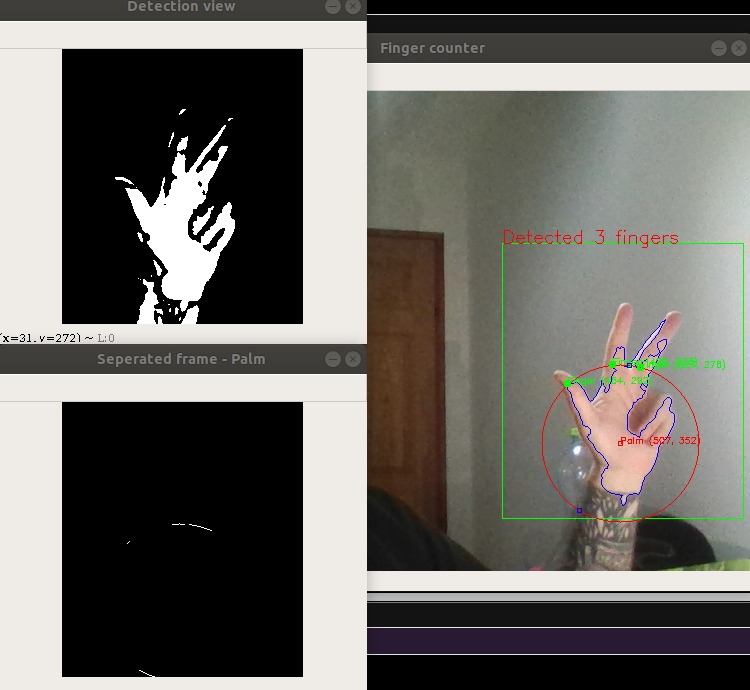
#> input picture 3fingers_bad_lighting.jpeg, 750 x 690 px, given in place of the camera
$ python Analyzer.py
#> lines starting #> are read from the running program, lines starting #| are printed output that depends on the picture; after the words box and inside, x2 and y2 are one past the last pixel; in counts of white or black regions, pixels touching at a corner belong together
import cv2
from sklearn import metrics
import numpy as np
import time

# Display relevant globals
DRAW_PALM_CIRCLE = True
MARK_FALSE_DETECTIONS = True
SHOW_DETECTED_FINGERS_NUM_TEXT = True
MARK_DETECTED_FINGERS_TEXT = True
MARK_DETECTED_FINGERS = True
DRAW = True
MARK_PALM_CENTER_TEXT = True
MARK_PALM_CENTER = True
MARK = True
DRAW_CONTOURS_ON_DETECTED_HAND = True
DRAW_ROI_BOX = True
SHOW_DETECTION_VIEW = True
SHOW_PALM_CIRCLE_SUBTRACTED = True
USER_GIVE_COORDS_MSG = "Left button to select ROI boundaries, middle button to restart"
USER_CLICK_LEFT_TO_START = "Points set, Left click to start!"

# Other modifiers
REASONABLE_HEIGHT_RADIUS_MODIFIER = 0.1
REASONABLE_HEIGHT_PALM_DIAM_MODIFIER = 0.1
MIN_DIST_PALM_RADIUS_MODIFIER = 0.5
PALM_RADIUS_FACTOR = 0.6
BLUR_KERNEL_SHAPE = (5, 5)
ESC_BUTTON = 27
DEFAULT_FONT = cv2.QT_FONT_NORMAL

# Colors
BGR_RED = (0, 0, 255)
BGR_GREEN = (0, 255, 0)
BGR_BLUE = (255, 0, 0)

# [37 lines left out: functions draw_square_around_pixel, mouse_click_handler, order_points_for_rectangle, not called in this run]

def get_ROI_coords(camera,seconds_between_frames=0.01):
    """
    Allows the user to click on frames from the camera to select two points that represent a square (our ROI).
    Left click to select 2 points, if 2 points are selected left click will start the algorithm.
    If clicked middle mouse, resets the selected points and starts over.
    ESC triggers an exit.
    Eventually returns the top_left and bot_right coordinates of the selected rectangle.
    """
#> called with seconds_between_frames = 0.01
    if camera is None:
        raise Exception("Camera is None.. are you kidding me??")
    get_coords_window_name = "ROI Coordinates Grabber"
    cv2.namedWindow(get_coords_window_name, cv2.WINDOW_AUTOSIZE)
    mouse_callback_param = [ [] , False ]
    cv2.setMouseCallback(get_coords_window_name,mouse_click_handler, mouse_callback_param)
    output_coords = None
    while not mouse_callback_param[1]: # while not finished...
        time.sleep(seconds_between_frames)
        _, frame = camera.read()
#> frame is the input picture: shape (690, 750, 3); mean B, G, R 102.8, 107.3, 109.6
        frame = cv2.flip(frame, 1)
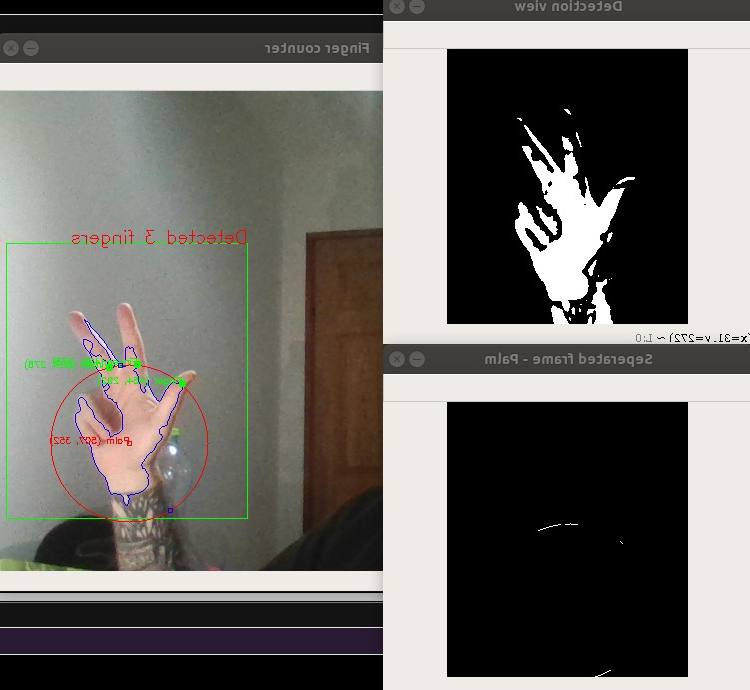
#> frame: shape (690, 750, 3); mean B, G, R 102.8, 107.3, 109.6
        y_center = frame.shape[0]//2
#> y_center = 345
        coordinates = mouse_callback_param[0]
        for coord in coordinates: # draw the selected coords
            draw_square_around_pixel(frame, coord, 1, BGR_GREEN, 1)
        user_msg, user_msg_color = USER_GIVE_COORDS_MSG, BGR_RED
        if len(coordinates) == 2: # user selected 2 points, change the message and draw a rectangle from the two points
            user_msg, user_msg_color = USER_CLICK_LEFT_TO_START, BGR_GREEN
            p1,p2 = order_points_for_rectangle(coordinates) # get the top_left and bot_right points of the rectangle
            output_coords = (p1,p2)
            cv2.rectangle(frame, p1, p2, BGR_BLUE, 1)
        cv2.putText(frame, user_msg, (0, y_center), cv2.QT_FONT_NORMAL, 0.6, user_msg_color, 1)
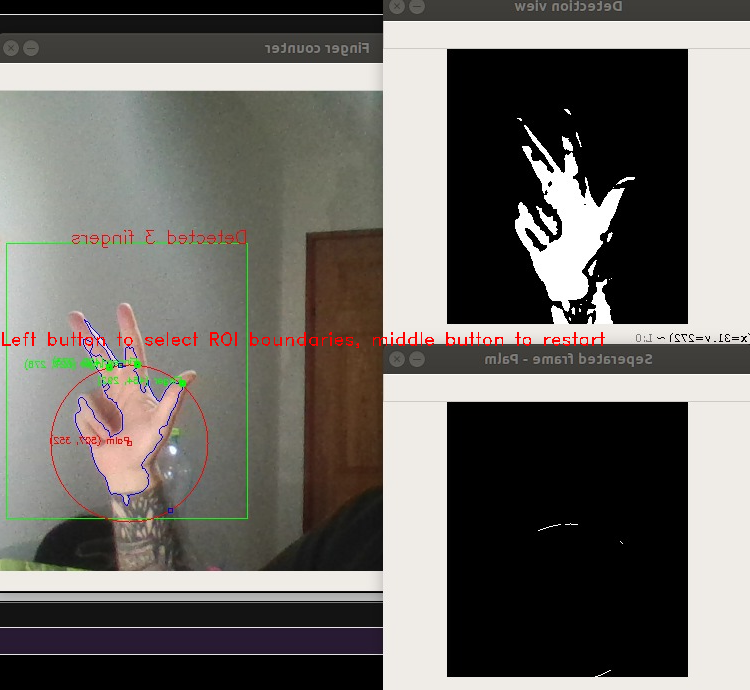
#> frame: shape (690, 750, 3); 0.36% of pixels changed, all inside (x1, y1, x2, y2) = (2, 332, 605, 348)
        cv2.imshow(get_coords_window_name, frame)
        keypress = cv2.waitKey(1) & 0xFF
#> (key Esc is pressed here)
        if keypress == ESC_BUTTON: # escape button means exit and finish the run
            print("User pressed the exit button (ESC), exiting...")
            exit()
#> (the program exits here)

$ run again, on 5fingers_bad_lighting.jpeg
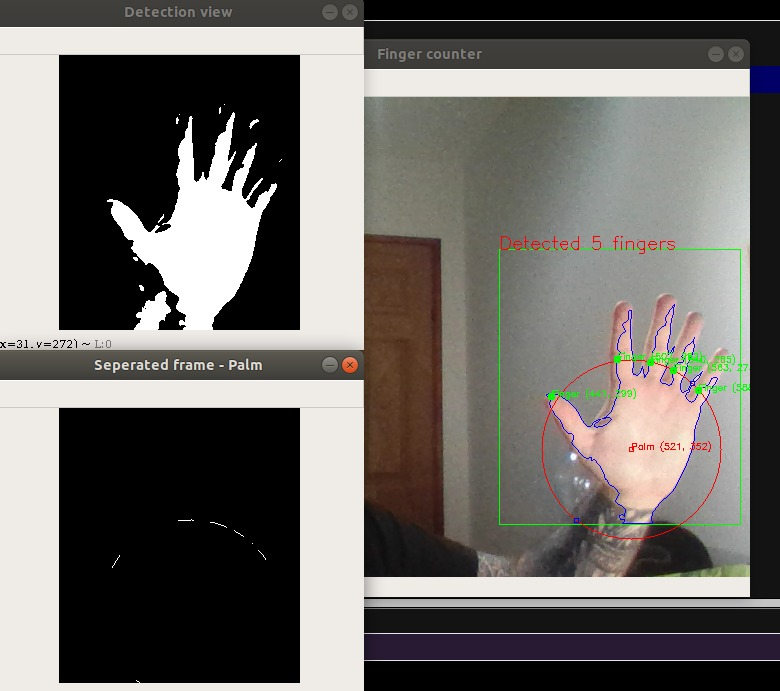
#> input picture 5fingers_bad_lighting.jpeg, 780 x 691 px, given in place of the camera
#> in get_ROI_coords, frame is the input picture: shape (691, 780, 3); mean B, G, R 104.3, 108.2, 111.2
#> in get_ROI_coords, `frame = cv2.flip(frame, 1)`:
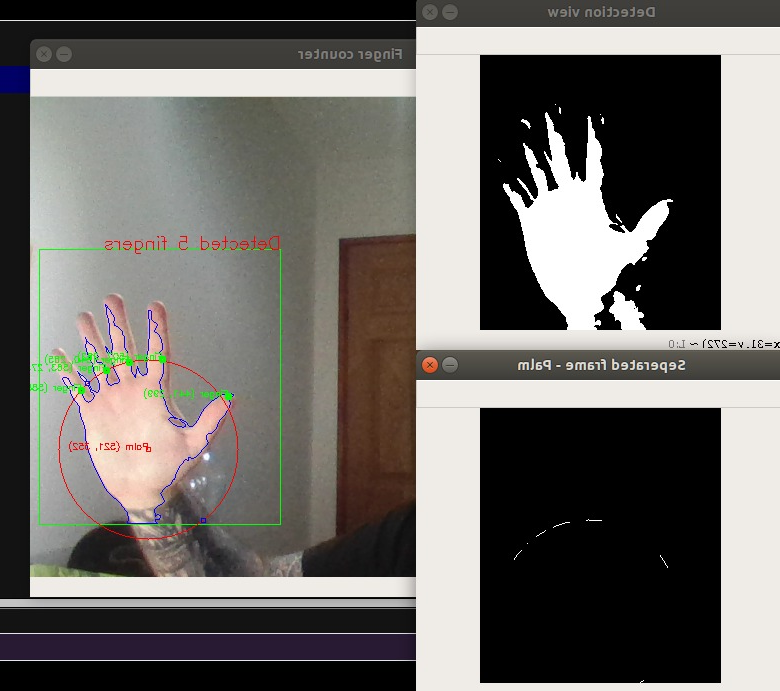
#> frame: shape (691, 780, 3); mean B, G, R 104.3, 108.2, 111.2
#> in get_ROI_coords, `cv2.putText(frame, user_msg, (0, y_center), cv2.QT_FONT_NORMAL, 0.6, u..`:
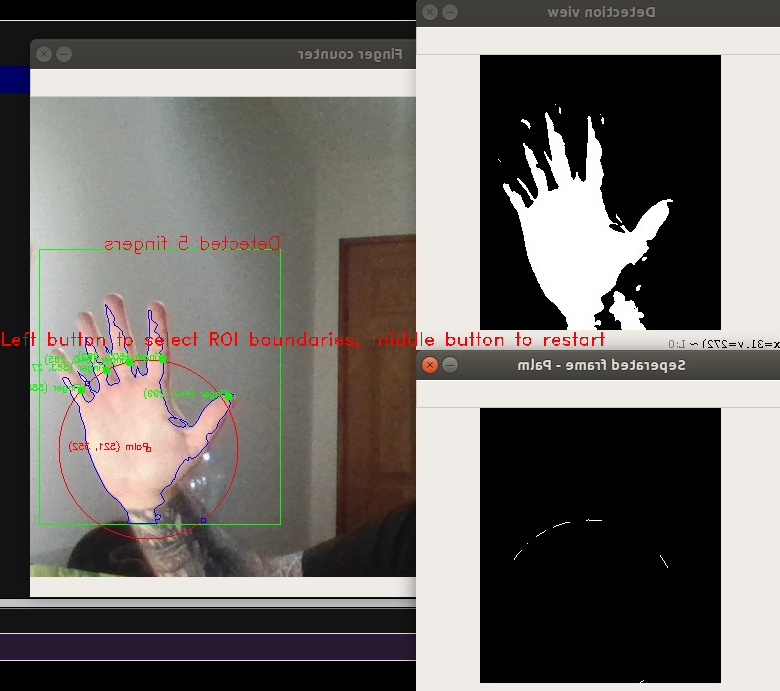
#> frame: shape (691, 780, 3); 0.34% of pixels changed, all inside (x1, y1, x2, y2) = (2, 332, 605, 348)

$ run again, on 5fingers_good_lighting.jpeg
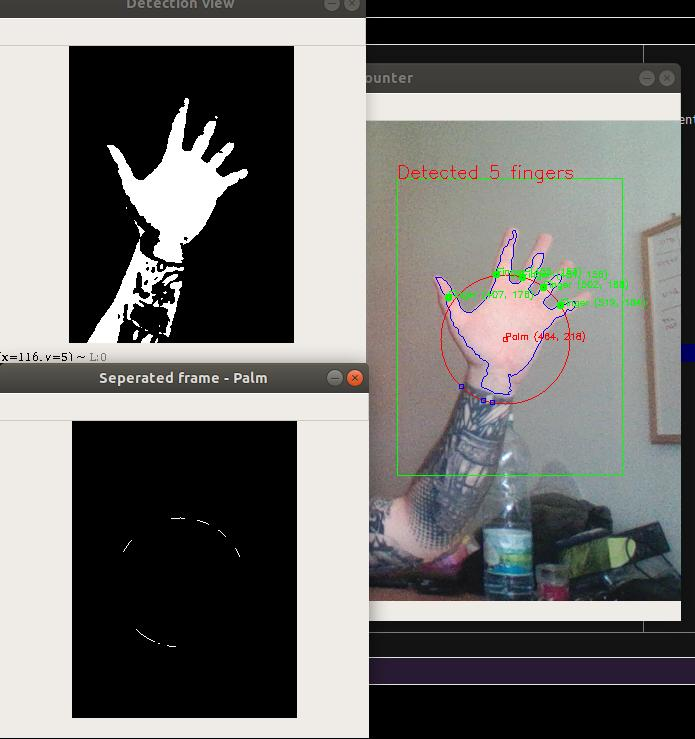
#> input picture 5fingers_good_lighting.jpeg, 695 x 739 px, given in place of the camera
#> in get_ROI_coords, frame is the input picture: shape (739, 695, 3); mean B, G, R 110.9, 113.1, 113.9
#> in get_ROI_coords, `frame = cv2.flip(frame, 1)`:
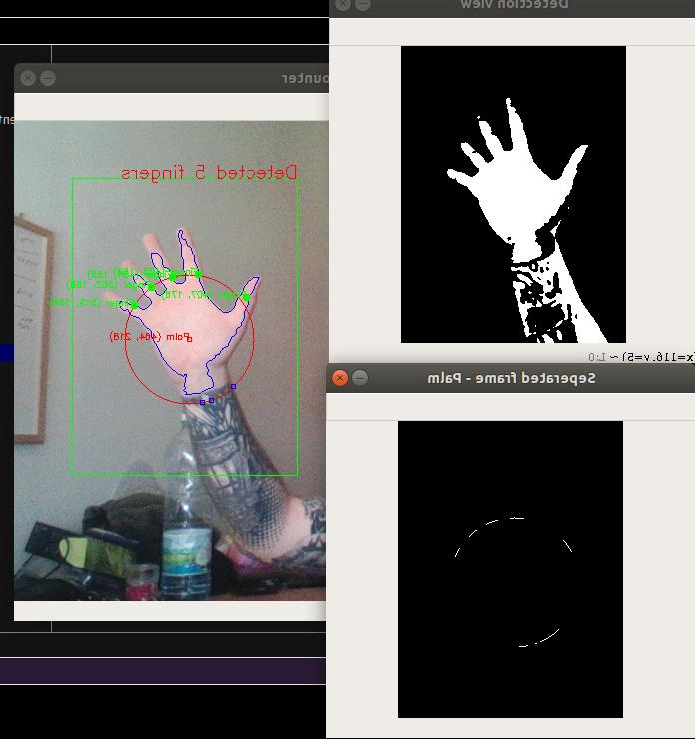
#> frame: shape (739, 695, 3); mean B, G, R 110.9, 113.1, 113.9
#> in get_ROI_coords, `cv2.putText(frame, user_msg, (0, y_center), cv2.QT_FONT_NORMAL, 0.6, u..`:
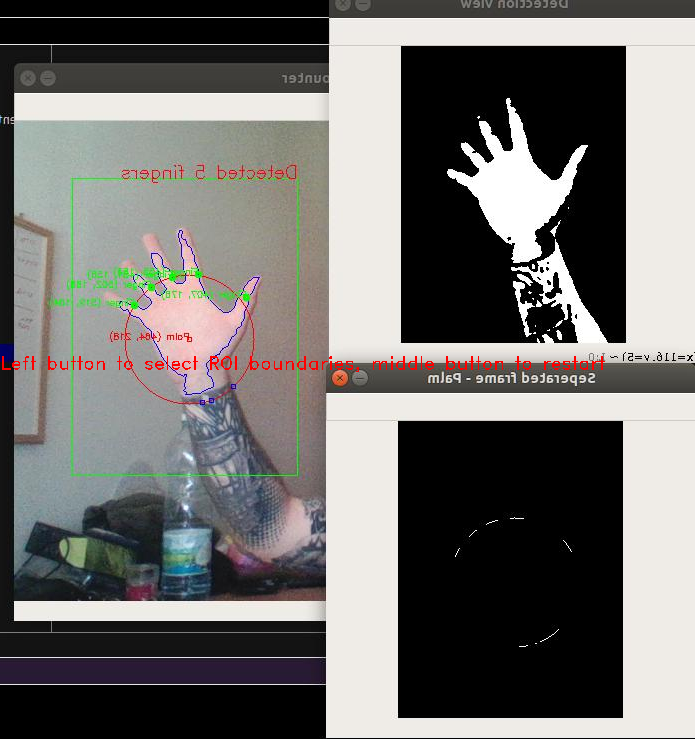
#> frame: shape (739, 695, 3); 0.36% of pixels changed, all inside (x1, y1, x2, y2) = (2, 356, 605, 372)

$ run again, on 1finger_good_lighting.png
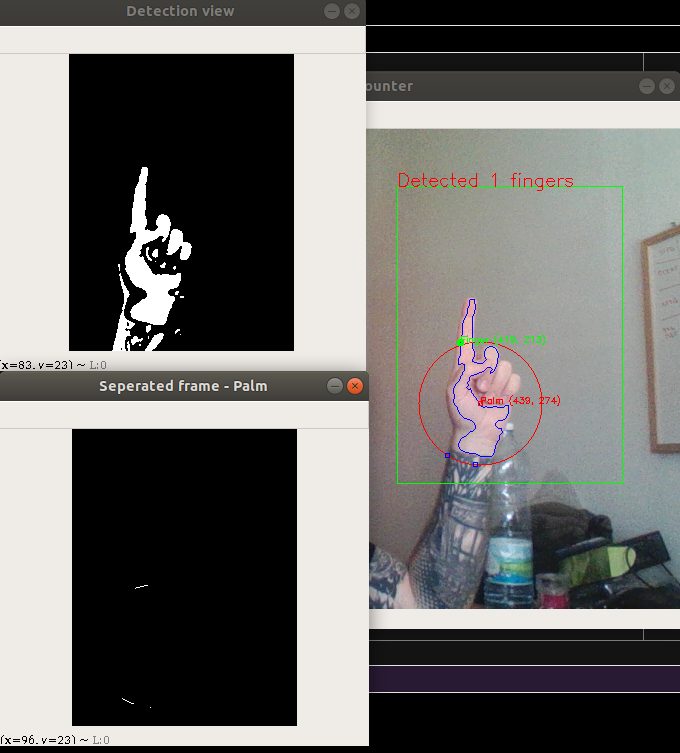
#> input picture 1finger_good_lighting.png, 680 x 753 px, given in place of the camera
#> in get_ROI_coords, frame is the input picture: shape (753, 680, 3); mean B, G, R 108.1, 109.9, 111.2
#> in get_ROI_coords, `frame = cv2.flip(frame, 1)`:
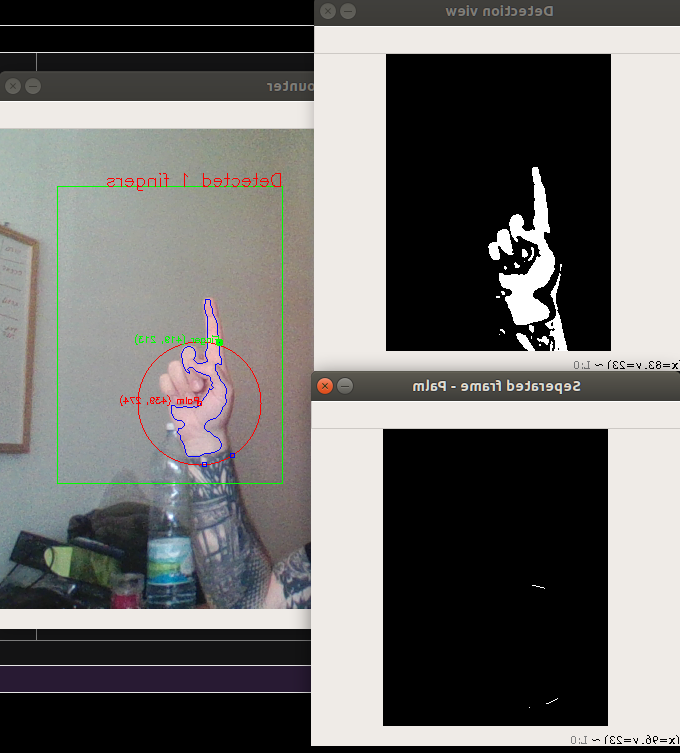
#> frame: shape (753, 680, 3); mean B, G, R 108.1, 109.9, 111.2
#> in get_ROI_coords, `cv2.putText(frame, user_msg, (0, y_center), cv2.QT_FONT_NORMAL, 0.6, u..`:
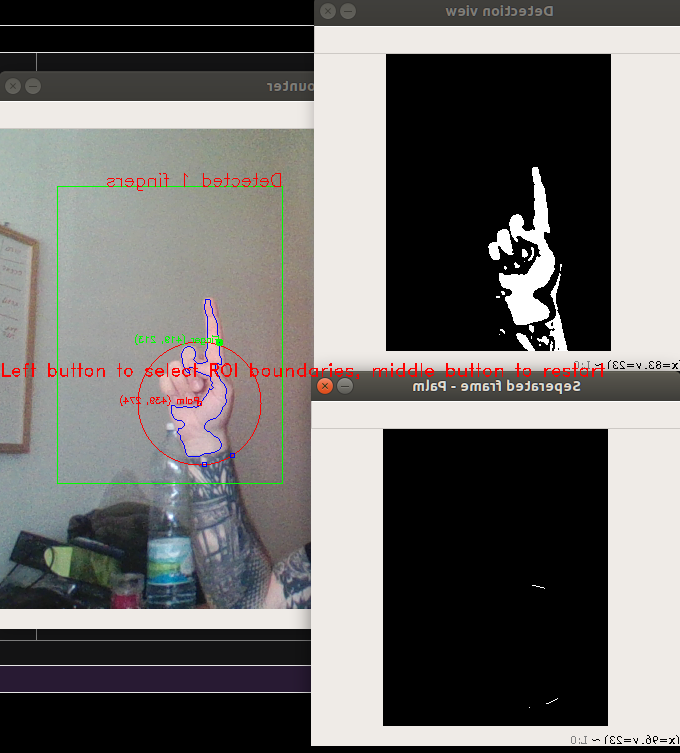
#> frame: shape (753, 680, 3); 0.36% of pixels changed, all inside (x1, y1, x2, y2) = (2, 363, 605, 379)
